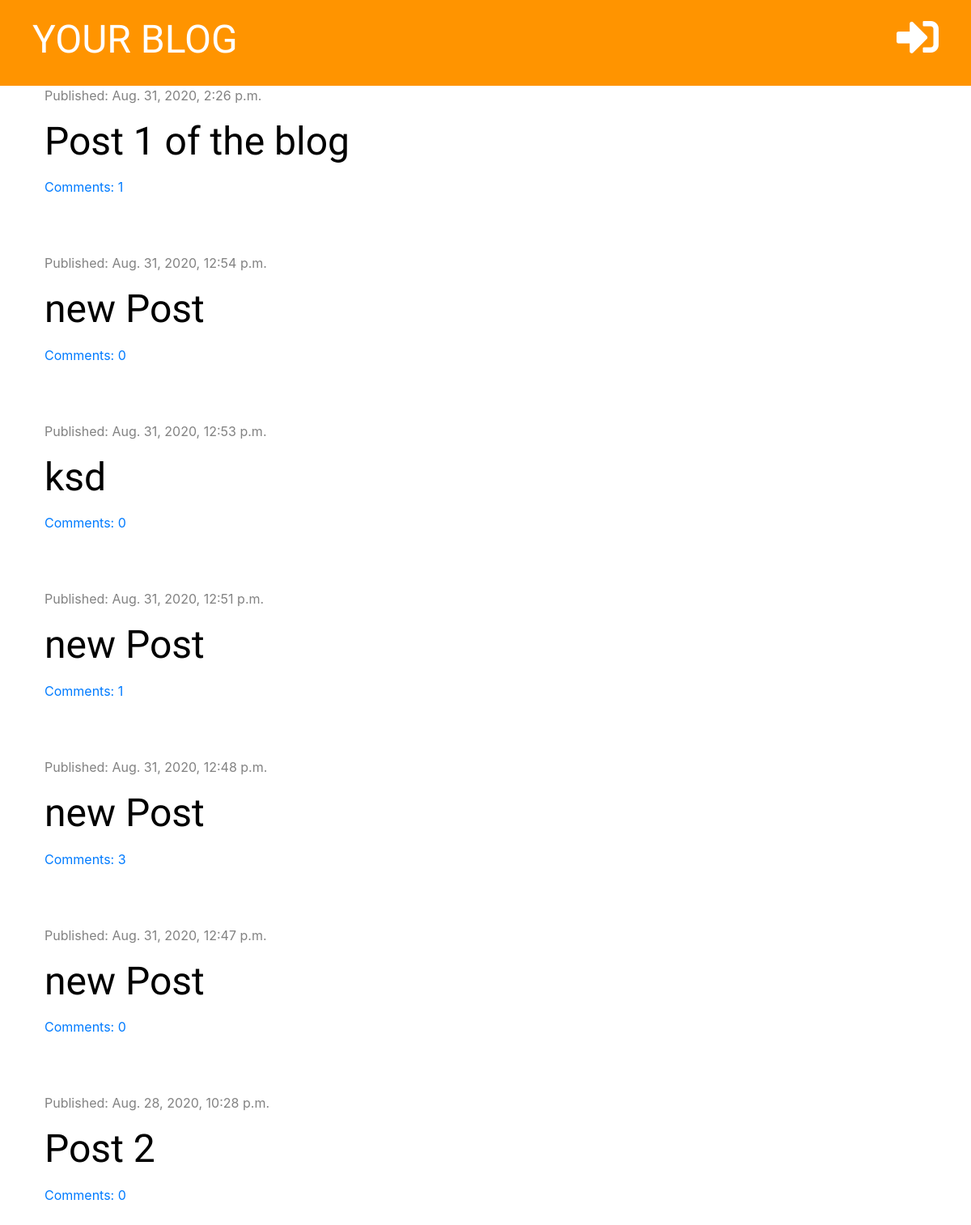
The page / on the database its author committed.
### blog/models.py (models this page shows, shortened)
class Post(models.Model):
    author = models.ForeignKey('auth.User', on_delete=models.CASCADE)
    title = models.CharField(max_length=200)
    text = models.TextField()
    created_date = models.DateTimeField(default=timezone.now)
    published_date = models.DateTimeField(blank=True, null=True)
    def approved_comments(self):
        return self.comments.filter(approved=True)

### blog/views.py (the view)
# urls.py: path('', views.post_list, name='post_list'),
def post_list(request):
    posts = Post.objects.filter(published_date__lte=timezone.now()).order_by('-published_date')
    stuff_for_frontend = {'posts': posts}
    return render(request, 'blog/post_list.html', stuff_for_frontend)

### blog/templatetags/markdownify.py (called while the page is built)
@register.filter
def markdown(value):
    renderer = HighlightRenderer()
    markdown = mistune.Markdown(renderer=renderer)
    return markdown(value)

### blog/templates/blog/post_list.html (shortened to what this page needs)
{% extends 'blog/base.html' %}
{% load markdownify %}
{% block content %}
                {% for post in posts %}
                    <div class="post">
                        <div class="date">
                            <p>Published: {{ post.published_date }}</p>
                        </div>
                        <h1><a href="{% url 'post_detail' pk=post.pk %}">{{ post.title }}</a></h1>
                        <a href="{% url "post_detail" pk=post.pk %}">Comments: {{ post.approved_comments.count }}</a>
                    </div>
                {% endfor %}
{% endblock %}

### blog/static/css/blog.css (style rules this page uses)
h1, h2, h3, h4 { font-family: 'Tangerine', 'Inconsolata', 'Droid Sans', 'serif'; font-size: 48px; }
.date { color: #828282; }
.post { margin-bottom: 70px; }
.post h1 a { color: black; }

### rows shown on the page
Post: published_date "Aug. 31, 2020, 2:26 p.m.", title "Post 1 of the blog", approved_comments.count "1"
Post: published_date "Aug. 31, 2020, 12:54 p.m.", title "new Post", approved_comments.count "0"
Post: published_date "Aug. 31, 2020, 12:53 p.m.", title "ksd", approved_comments.count "0"
Post: published_date "Aug. 31, 2020, 12:51 p.m.", title "new Post", approved_comments.count "1"
Post: published_date "Aug. 31, 2020, 12:48 p.m.", title "new Post", approved_comments.count "3"
Post: published_date "Aug. 31, 2020, 12:47 p.m.", title "new Post", approved_comments.count "0"
Post: published_date "Aug. 28, 2020, 10:28 p.m.", title "Post 2", approved_comments.count "0"
